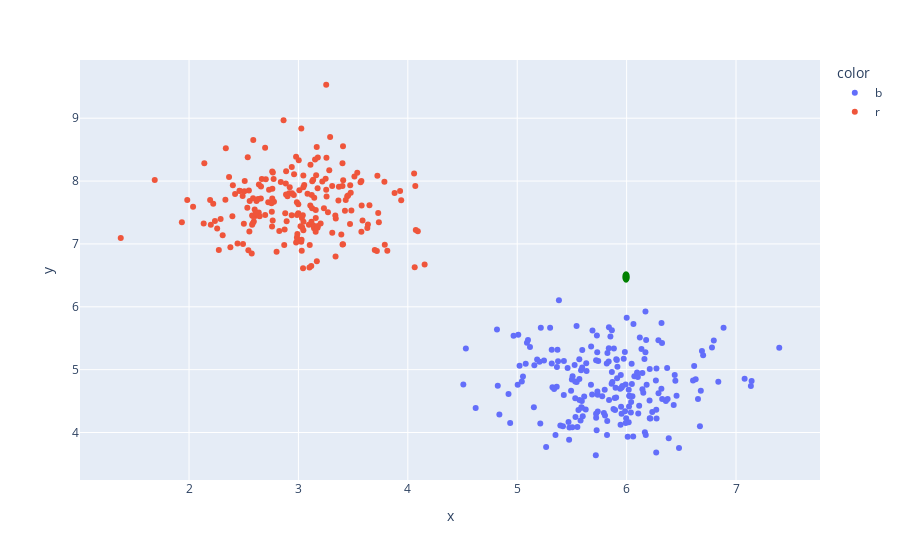

The notebook cell this image was saved under:
### Code cell
fig = px.scatter(x=data['length'], y=data['weight'], color=label_color)
fig.add_shape(type='circle', x0=5.97, y0=6.4, x1=6.02, y1=6.55, fillcolor='green', line_color='green')
fig.show()

### Figure 1 — Plotly figure (JSON) as saved in the notebook; plotly's stock layout.template omitted (floating-point values rounded to 4 significant figures; data arrays with more than 128 entries replaced by an {"elided": "..."} marker saying what was removed)
{"data": [{"hovertemplate": "color=b<br>x=%{x}<br>y=%{y}<extra></extra>", "legendgroup": "b", "marker": {"color": "#636efa", "symbol": "circle"}, "mode": "markers", "name": "b", "orientation": "v", "showlegend": true, "type": "scatter", "x": {"elided": "200 float values"}, "xaxis": "x", "y": {"elided": "200 float values"}, "yaxis": "y"}, {"hovertemplate": "color=r<br>x=%{x}<br>y=%{y}<extra></extra>", "legendgroup": "r", "marker": {"color": "#EF553B", "symbol": "circle"}, "mode": "markers", "name": "r", "orientation": "v", "showlegend": true, "type": "scatter", "x": {"elided": "200 float values"}, "xaxis": "x", "y": {"elided": "200 float values"}, "yaxis": "y"}], "layout": {"legend": {"title": {"text": "color"}, "tracegroupgap": 0}, "margin": {"t": 60}, "shapes": [{"fillcolor": "green", "line": {"color": "green"}, "type": "circle", "x0": 5.97, "x1": 6.02, "y0": 6.4, "y1": 6.55}], "xaxis": {"anchor": "y", "domain": [0, 1], "title": {"text": "x"}}, "yaxis": {"anchor": "x", "domain": [0, 1], "title": {"text": "y"}}}}
